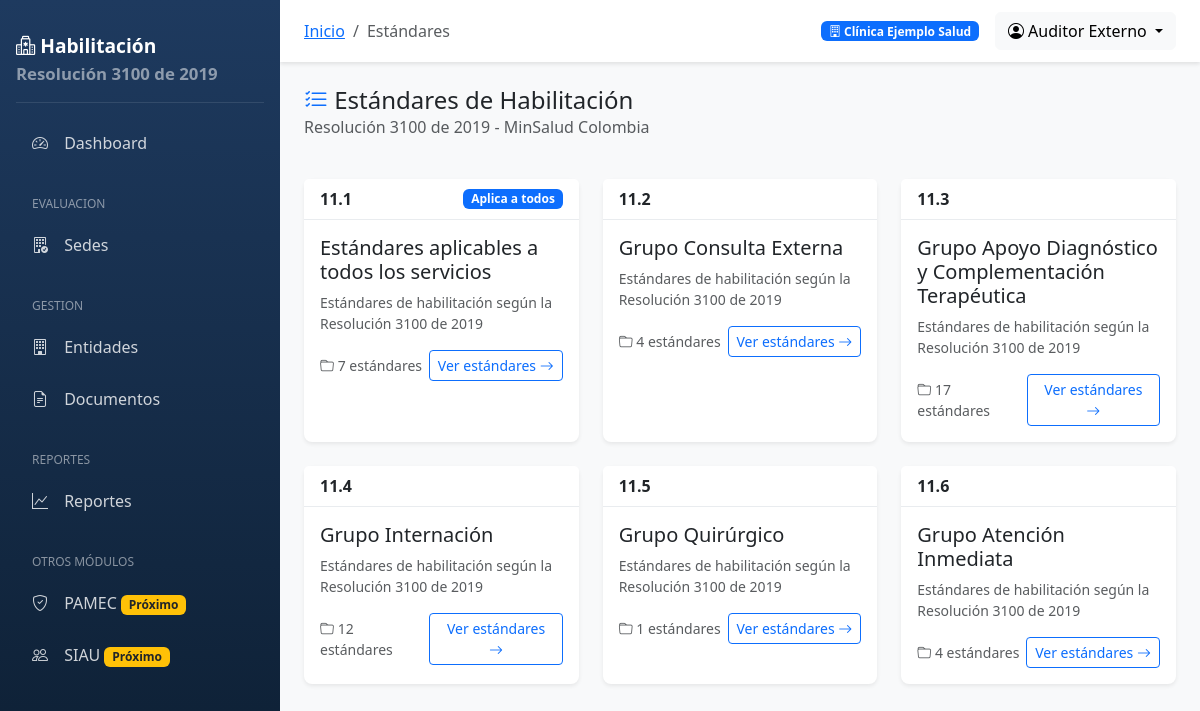
The app's page /estandares/ (signed in) with its own data.
### entidades/models.py (models this page shows, shortened)
class EntidadPrestadora(models.Model):
    ESTADOS = [
        ('ACTIVO', 'Activo'),
        ('INACTIVO', 'Inactivo'),
        ('SUSPENDIDO', 'Suspendido'),
        ('EN_PROCESO', 'En proceso de habilitación'),
    ]
    tipo_prestador = models.ForeignKey(
        TipoPrestador,
        on_delete=models.PROTECT,
        verbose_name='Tipo de prestador'
    )
    razon_social = models.CharField('Razón social', max_length=300)
    nombre_comercial = models.CharField('Nombre comercial', max_length=300, blank=True)
    nit = models.CharField('NIT', max_length=20, unique=True)
    digito_verificacion = models.CharField('Dígito de verificación', max_length=1)
    codigo_reps = models.CharField('Código REPS', max_length=20, unique=True, blank=True, null=True)
    representante_legal = models.CharField('Representante legal', max_length=200)
    documento_representante = models.CharField('Documento representante', max_length=20)
    departamento = models.ForeignKey(
        Departamento,
        on_delete=models.PROTECT,
        verbose_name='Departamento'
    )
    municipio = models.ForeignKey(
        Municipio,
        on_delete=models.PROTECT,
        verbose_name='Municipio'
    )
    direccion = models.CharField('Dirección', max_length=300)
    telefono = models.CharField('Teléfono', max_length=50)
    email = models.EmailField('Correo electrónico')
    sitio_web = models.URLField('Sitio web', blank=True)
    logo = models.ImageField('Logo', upload_to='entidades/logos/', blank=True, null=True)
    gerente = models.CharField('Gerente/Director', max_length=200, blank=True)
    responsable_calidad = models.CharField('Responsable de calidad', max_length=200, blank=True)
    estado = models.CharField('Estado', max_length=20, choices=ESTADOS, default='EN_PROCESO')
    fecha_inscripcion_reps = models.DateField('Fecha inscripción REPS', null=True, blank=True)
    fecha_vencimiento_habilitacion = models.DateField('Fecha vencimiento habilitación', null=True, blank=True)
    fecha_creacion = models.DateTimeField('Fecha de creación', auto_now_add=True)
    fecha_modificacion = models.DateTimeField('Fecha de modificación', auto_now=True)
    creado_por = models.ForeignKey(
        settings.AUTH_USER_MODEL,
        on_delete=models.SET_NULL,
        null=True,
        blank=True,
        related_name='entidades_creadas'
    )
    class Meta:
        verbose_name = 'Entidad Prestadora'
        verbose_name_plural = 'Entidades Prestadoras'
        ordering = ['razon_social']
    @property
    def nombre_display(self):
        return self.nombre_comercial or self.razon_social

### usuarios/models.py (models this page shows, shortened)
class Usuario(AbstractUser):
    ROLES = [
        ('SUPER', 'Super Administrador'),
        ('ADMIN', 'Administrador de Entidad'),
        ('AUDITOR', 'Auditor (Solo lectura)'),
        ('CALIDAD', 'Responsable de Calidad'),
        ('EVALUADOR', 'Evaluador'),
        ('APROBADOR', 'Aprobador'),
        ('CONSULTOR', 'Consultor (Solo lectura)'),
    ]
    username = None  # Deshabilitamos username, usamos email
    email = models.EmailField('Correo electrónico', unique=True)
    primer_nombre = models.CharField('Primer nombre', max_length=50)
    segundo_nombre = models.CharField('Segundo nombre', max_length=50, blank=True)
    primer_apellido = models.CharField('Primer apellido', max_length=50)
    segundo_apellido = models.CharField('Segundo apellido', max_length=50, blank=True)
    documento_identidad = models.CharField('Documento de identidad', max_length=20, blank=True)
    telefono = models.CharField('Teléfono', max_length=20, blank=True)
    cargo = models.CharField('Cargo', max_length=100, blank=True)
    rol = models.CharField('Rol', max_length=20, choices=ROLES, default='CONSULTOR')
    entidad = models.ForeignKey(
        'entidades.EntidadPrestadora',
        on_delete=models.SET_NULL,
        null=True,
        blank=True,
        related_name='usuarios',
        verbose_name='Entidad Prestadora'
    )
    sedes = models.ManyToManyField(
        'entidades.Sede',
        blank=True,
        related_name='usuarios',
        verbose_name='Sedes asignadas'
    )
    foto = models.ImageField('Foto de perfil', upload_to='usuarios/fotos/', blank=True, null=True)
    fecha_ultimo_acceso = models.DateTimeField('Último acceso', null=True, blank=True)
    creado_por = models.ForeignKey(
        'self',
        on_delete=models.SET_NULL,
        null=True,
        blank=True,
        related_name='usuarios_creados'
    )
    objects = UsuarioManager()
    USERNAME_FIELD = 'email'
    REQUIRED_FIELDS = ['primer_nombre', 'primer_apellido']
    class Meta:
        verbose_name = 'Usuario'
        verbose_name_plural = 'Usuarios'
        ordering = ['primer_apellido', 'primer_nombre']
    @property
    def nombre_completo(self):
        nombres = f"{self.primer_nombre} {self.segundo_nombre}".strip()
        apellidos = f"{self.primer_apellido} {self.segundo_apellido}".strip()
        return f"{nombres} {apellidos}".strip()
    @property
    def es_administrador(self):
        return self.rol in ['SUPER', 'ADMIN']

### estandares/models.py (models this page shows, shortened)
class GrupoEstandar(models.Model):
    codigo = models.CharField('Código', max_length=10, unique=True)
    nombre = models.CharField('Nombre', max_length=200)
    descripcion = models.TextField('Descripción', blank=True)
    aplica_todos = models.BooleanField(
        'Aplica a todos los servicios',
        default=False,
        help_text='Indica si este grupo aplica a todos los servicios (como el grupo 11.1)'
    )
    orden = models.PositiveIntegerField('Orden de presentación', default=0)
    activo = models.BooleanField('Activo', default=True)
    class Meta:
        verbose_name = 'Grupo de Estándares'
        verbose_name_plural = 'Grupos de Estándares'
        ordering = ['orden', 'codigo']

### estandares/views.py (the view)
# urls.py: path('', views.lista_grupos, name='lista_grupos'),
@login_required
def lista_grupos(request):
    grupos = GrupoEstandar.objects.filter(activo=True)
    return render(request, 'estandares/grupos/lista.html', {
        'titulo': 'Grupos de Estándares',
        'grupos': grupos,
    })

### core/context_processors.py (called while the page is built)
def global_settings(request):
    context = {
        'SISTEMA_NOMBRE': 'Sistema de Habilitación de Servicios de Salud',
        'SISTEMA_VERSION': '1.0.0',
        'RESOLUCION': 'Resolución 3100 de 2019',
        'HABILITACION_CONFIG': settings.HABILITACION_CONFIG,
    }
    if request.user.is_authenticated:
        context['entidad_actual'] = getattr(request.user, 'entidad', None)
        context['sedes_usuario'] = request.user.sedes.all() if hasattr(request.user, 'sedes') else []
    return context

### templates/estandares/grupos/lista.html (shortened to what this page needs)
{% extends 'base.html' %}
{% block breadcrumb %}
<li class="breadcrumb-item active">Estándares</li>
{% endblock %}
{% block content %}
<div class="row mb-4">
    <div class="col-12">
        <h4 class="mb-0">
            <i class="bi bi-list-check text-primary"></i>
            Estándares de Habilitación
        </h4>
        <p class="text-muted">Resolución 3100 de 2019 - MinSalud Colombia</p>
    </div>
</div>
<div class="row g-4">
    {% for grupo in grupos %}
    <div class="col-md-6 col-lg-4">
        <div class="card h-100">
            <div class="card-header d-flex justify-content-between align-items-center">
                <span class="fw-bold">{{ grupo.codigo }}</span>
                {% if grupo.aplica_todos %}
                <span class="badge bg-primary">Aplica a todos</span>
                {% endif %}
            </div>
            <div class="card-body">
                <h5 class="card-title">{{ grupo.nombre }}</h5>
                <p class="card-text text-muted small">{{ grupo.descripcion|default:"Estándares de habilitación según la Resolución 3100 de 2019" }}</p>
                <div class="d-flex justify-content-between align-items-center">
                    <span class="text-muted small">
                        <i class="bi bi-folder"></i> {{ grupo.estandares.count }} estándares
                    </span>
                    <a href="{% url 'estandares:detalle_grupo' grupo.pk %}" class="btn btn-sm btn-outline-primary">
                        Ver estándares <i class="bi bi-arrow-right"></i>
                    </a>
                </div>
            </div>
        </div>
    </div>
    {% endfor %}
</div>
{% endblock %}

### templates/base.html (shortened to what this page needs)
{% load static %}
<!DOCTYPE html>
<html lang="es">
<head>
    <link href="https://cdn.jsdelivr.net/npm/bootstrap@5.3.2/dist/css/bootstrap.min.css" rel="stylesheet">
    <link href="https://cdn.jsdelivr.net/npm/bootstrap-icons@1.11.1/font/bootstrap-icons.css" rel="stylesheet">
</head>
<body>
    {% if user.is_authenticated %}
    <nav class="sidebar">
        <div class="brand">
            <i class="bi bi-hospital"></i> Habilitación
            <small class="d-block text-white-50">{{ RESOLUCION }}</small>
        </div>
        <ul class="nav flex-column">
            <li class="nav-item">
                <a class="nav-link {% if request.resolver_match.url_name == 'dashboard' %}active{% endif %}" href="{% url 'core:dashboard' %}">
                    <i class="bi bi-speedometer2"></i> Dashboard
                </a>
            </li>
            {% if user.entidad %}
            <li class="nav-section">Evaluacion</li>
            <li class="nav-item">
                <a class="nav-link {% if 'evaluacion' in request.path and 'sede' in request.path %}active{% endif %}" href="{% url 'evaluacion:sedes_evaluar' %}">
                    <i class="bi bi-building-check"></i> Sedes
                </a>
            </li>
            {% endif %}
            <li class="nav-section">Gestion</li>
            <li class="nav-item">
                <a class="nav-link" href="{% url 'entidades:lista' %}">
                    <i class="bi bi-building"></i> Entidades
                </a>
            </li>
            <li class="nav-item">
                <a class="nav-link" href="{% url 'documentos:lista' %}">
                    <i class="bi bi-file-earmark-text"></i> Documentos
                </a>
            </li>
            <li class="nav-section">Reportes</li>
            <li class="nav-item">
                <a class="nav-link" href="{% url 'reportes:dashboard' %}">
                    <i class="bi bi-graph-up"></i> Reportes
                </a>
            </li>
            <li class="nav-section">Otros Módulos</li>
            <li class="nav-item">
                <a class="nav-link" href="{% url 'pamec:dashboard' %}">
                    <i class="bi bi-shield-check"></i> PAMEC
                    <span class="badge bg-warning text-dark ms-auto">Próximo</span>
                </a>
            </li>
            <li class="nav-item">
                <a class="nav-link" href="{% url 'siau:dashboard' %}">
                    <i class="bi bi-people"></i> SIAU
                    <span class="badge bg-warning text-dark ms-auto">Próximo</span>
                </a>
            </li>
        </ul>
    </nav>
    <main class="main-content">
        <nav class="navbar-top d-flex justify-content-between align-items-center">
            <div>
                <nav aria-label="breadcrumb" class="d-inline-block">
                    <ol class="breadcrumb mb-0">
                        <li class="breadcrumb-item"><a href="{% url 'core:dashboard' %}">Inicio</a></li>
                        {% block breadcrumb %}{% endblock %}
                    </ol>
                </nav>
            </div>
            <div class="d-flex align-items-center">
                {% if entidad_actual %}
                <span class="badge bg-primary me-3">
                    <i class="bi bi-building"></i> {{ entidad_actual.nombre_display }}
                </span>
                {% endif %}
                <div class="dropdown">
                    <a class="btn btn-light dropdown-toggle" href="#" role="button" data-bs-toggle="dropdown">
                        <i class="bi bi-person-circle"></i> {{ user.nombre_completo|default:user.email }}
                    </a>
                </div>
            </div>
        </nav>
        <div class="content-wrapper">
            {% block content %}{% endblock %}
        </div>
    </main>
    {% else %}
    <div class="container">
        {% block auth_content %}{% endblock %}
    </div>
    {% endif %}
</body>
</html>

### templates/base.html (style rules this page uses)
:root { --primary-color: #0d6efd; --sidebar-width: 280px; }
body { font-family: 'Segoe UI', system-ui, -apple-system, sans-serif; background-color: #f8f9fa; }
.sidebar { position: fixed; top: 0; left: 0; height: 100vh; width: var(--sidebar-width); background: linear-gradient(180deg, #1e3a5f 0%, #0d1f33 100%); padding: 1rem; overflow-y: auto; z-index: 1000; }
.sidebar .brand { color: white; font-size: 1.2rem; font-weight: 600; padding: 1rem 0; border-bottom: 1px solid rgba(255,255,255,0.1); margin-bottom: 1rem; }
.sidebar .nav-link { color: rgba(255,255,255,0.8); padding: 0.75rem 1rem; border-radius: 0.5rem; margin-bottom: 0.25rem; transition: all 0.3s; }
.sidebar .nav-link i { margin-right: 0.75rem; width: 20px; text-align: center; }
.sidebar .nav-section { font-size: 0.75rem; text-transform: uppercase; color: rgba(255,255,255,0.5); padding: 1rem 1rem 0.5rem; margin-top: 0.5rem; }
.main-content { margin-left: var(--sidebar-width); padding: 0; min-height: 100vh; }
.navbar-top { background: white; box-shadow: 0 2px 4px rgba(0,0,0,0.1); padding: 0.75rem 1.5rem; }
.content-wrapper { padding: 1.5rem; }
.card { border: none; box-shadow: 0 0.125rem 0.25rem rgba(0,0,0,0.075); border-radius: 0.5rem; }
.card-header { background: white; border-bottom: 1px solid #e9ecef; font-weight: 600; }

### records on screen
EntidadPrestadora: nombre_display "Clínica Ejemplo Salud"
Usuario: nombre_completo "Auditor Externo"
GrupoEstandar: codigo "11.1", aplica_todos "Aplica a todos", nombre "Estándares aplicables a todos los servicios", descripcion "Estándares de habilitación según la Resolución 3100 de 2019", estandares.count "7"
GrupoEstandar: codigo "11.2", nombre "Grupo Consulta Externa", descripcion "Estándares de habilitación según la Resolución 3100 de 2019", estandares.count "4"
GrupoEstandar: codigo "11.3", nombre "Grupo Apoyo Diagnóstico y Complementación Terapéutica", descripcion "Estándares de habilitación según la Resolución 3100 de 2019", estandares.count "17"
GrupoEstandar: codigo "11.4", nombre "Grupo Internación", descripcion "Estándares de habilitación según la Resolución 3100 de 2019", estandares.count "12"
GrupoEstandar: codigo "11.5", nombre "Grupo Quirúrgico", descripcion "Estándares de habilitación según la Resolución 3100 de 2019", estandares.count "1"
GrupoEstandar: codigo "11.6", nombre "Grupo Atención Inmediata", descripcion "Estándares de habilitación según la Resolución 3100 de 2019", estandares.count "4"

### other values on screen
{{ RESOLUCION }} "Resolución 3100 de 2019"
